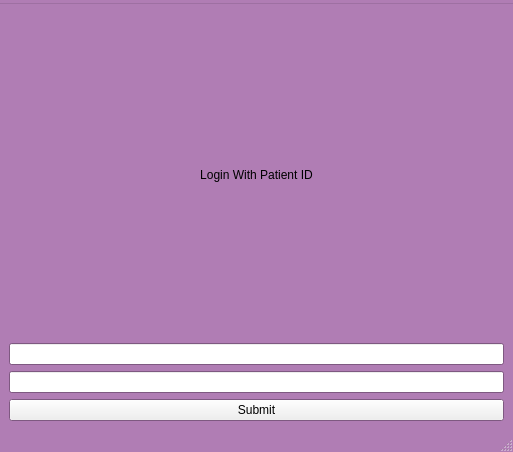
<?xml version="1.0" encoding="UTF-8"?>
<ui version="4.0">
 <class>Login</class>
 <widget class="QMainWindow" name="Login">
  <property name="geometry">
   <rect>
    <x>0</x>
    <y>0</y>
    <width>513</width>
    <height>452</height>
   </rect>
  </property>
  <property name="palette">
   <palette>
    <active>
     <colorrole role="Window">
      <brush brushstyle="SolidPattern">
       <color alpha="255">
        <red>176</red>
        <green>125</green>
        <blue>180</blue>
       </color>
      </brush>
     </colorrole>
     <colorrole role="Highlight">
      <brush brushstyle="SolidPattern">
       <color alpha="255">
        <red>0</red>
        <green>170</green>
        <blue>0</blue>
       </color>
      </brush>
     </colorrole>
     <colorrole role="AlternateBase">
      <brush brushstyle="SolidPattern">
       <color alpha="255">
        <red>65</red>
        <green>65</green>
        <blue>65</blue>
       </color>
      </brush>
     </colorrole>
    </active>
    <inactive>
     <colorrole role="Window">
      <brush brushstyle="SolidPattern">
       <color alpha="255">
        <red>176</red>
        <green>125</green>
        <blue>180</blue>
       </color>
      </brush>
     </colorrole>
     <colorrole role="Highlight">
      <brush brushstyle="SolidPattern">
       <color alpha="255">
        <red>0</red>
        <green>170</green>
        <blue>0</blue>
       </color>
      </brush>
     </colorrole>
     <colorrole role="AlternateBase">
      <brush brushstyle="SolidPattern">
       <color alpha="255">
        <red>65</red>
        <green>65</green>
        <blue>65</blue>
       </color>
      </brush>
     </colorrole>
    </inactive>
    <disabled>
     <colorrole role="Base">
      <brush brushstyle="SolidPattern">
       <color alpha="255">
        <red>176</red>
        <green>125</green>
        <blue>180</blue>
       </color>
      </brush>
     </colorrole>
     <colorrole role="Window">
      <brush brushstyle="SolidPattern">
       <color alpha="255">
        <red>176</red>
        <green>125</green>
        <blue>180</blue>
       </color>
      </brush>
     </colorrole>
     <colorrole role="AlternateBase">
      <brush brushstyle="SolidPattern">
       <color alpha="255">
        <red>65</red>
        <green>65</green>
        <blue>65</blue>
       </color>
      </brush>
     </colorrole>
    </disabled>
   </palette>
  </property>
  <property name="windowTitle">
   <string>MainWindow</string>
  </property>
  <property name="autoFillBackground">
   <bool>false</bool>
  </property>
  <widget class="QWidget" name="centralwidget">
   <layout class="QVBoxLayout" name="verticalLayout">
    <item>
     <widget class="QLabel" name="title">
      <property name="minimumSize">
       <size>
        <width>151</width>
        <height>71</height>
       </size>
      </property>
      <property name="styleSheet">
       <string notr="true">font: 700 35pt &quot;MS Sans Serif&quot;;</string>
      </property>
      <property name="text">
       <string>Login With Patient ID</string>
      </property>
      <property name="textFormat">
       <enum>Qt::TextFormat::AutoText</enum>
      </property>
      <property name="scaledContents">
       <bool>true</bool>
      </property>
      <property name="alignment">
       <set>Qt::AlignmentFlag::AlignCenter</set>
      </property>
      <property name="wordWrap">
       <bool>false</bool>
      </property>
     </widget>
    </item>
    <item>
     <widget class="QLineEdit" name="username"/>
    </item>
    <item>
     <widget class="QLineEdit" name="password">
      <property name="inputMask">
       <string extracomment="password"/>
      </property>
      <property name="text">
       <string comment="password"/>
      </property>
      <property name="placeholderText">
       <string extracomment="password"/>
      </property>
     </widget>
    </item>
    <item>
     <widget class="QPushButton" name="submit">
      <property name="text">
       <string>Submit</string>
      </property>
     </widget>
    </item>
   </layout>
  </widget>
  <widget class="QMenuBar" name="menubar">
   <property name="geometry">
    <rect>
     <x>0</x>
     <y>0</y>
     <width>513</width>
     <height>33</height>
    </rect>
   </property>
   <property name="autoFillBackground">
    <bool>true</bool>
   </property>
   <widget class="QMenu" name="menuTest">
    <property name="sizePolicy">
     <sizepolicy hsizetype="Maximum" vsizetype="Maximum">
      <horstretch>0</horstretch>
      <verstretch>0</verstretch>
     </sizepolicy>
    </property>
    <property name="title">
     <string/>
    </property>
    <property name="icon">
     <iconset>
      <normaloff>../ADPS_logo_L.png</normaloff>../ADPS_logo_L.png</iconset>
    </property>
    <addaction name="actionHom"/>
    <addaction name="actionPatient_Survey"/>
    <addaction name="actionCognitive_Test"/>
    <addaction name="actionGenetict_Test"/>
    <addaction name="actionResults"/>
    <addaction name="actionLogout"/>
   </widget>
   <addaction name="menuTest"/>
  </widget>
  <widget class="QStatusBar" name="statusbar"/>
  <action name="actionHom">
   <property name="text">
    <string>Home</string>
   </property>
  </action>
  <action name="actionPatient_Survey">
   <property name="text">
    <string>Patient Survey</string>
   </property>
  </action>
  <action name="actionCognitive_Test">
   <property name="text">
    <string>Cognitive Test</string>
   </property>
  </action>
  <action name="actionGenetict_Test">
   <property name="text">
    <string>Genetict Test</string>
   </property>
  </action>
  <action name="actionResults">
   <property name="text">
    <string>Results</string>
   </property>
  </action>
  <action name="actionLogout">
   <property name="icon">
    <iconset theme="application-exit"/>
   </property>
   <property name="text">
    <string>Logout</string>
   </property>
   <property name="menuRole">
    <enum>QAction::MenuRole::QuitRole</enum>
   </property>
  </action>
 </widget>
 <resources/>
 <connections/>
</ui>
